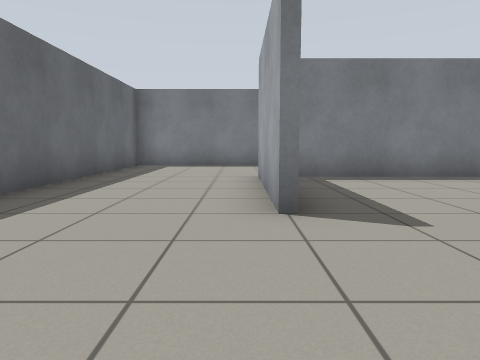
[1] (above)

23 first-person views from a walk through a Gazebo world. The camera is 0.72 m above the floor, tilts 6° down and sees 70° across. The lines on the ground mark 1 m squares. The floor is counted in squares, 1 m on a side. Each view is taken from the middle of a square. On the plan, view 1 faces up. The plan holds only what a view shows up to about 11 squares ahead; the rest is blank.

[2]
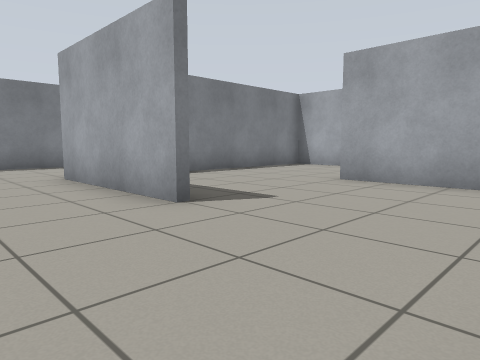

[3]
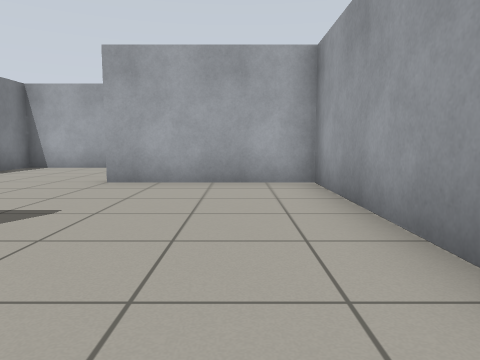

[4]
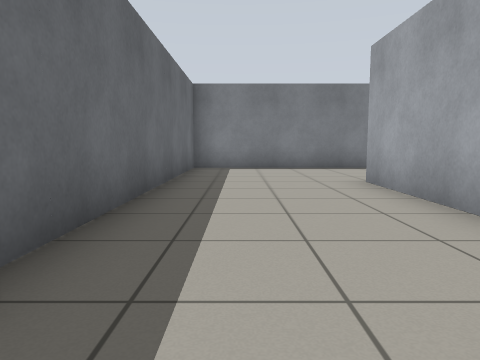

[5]
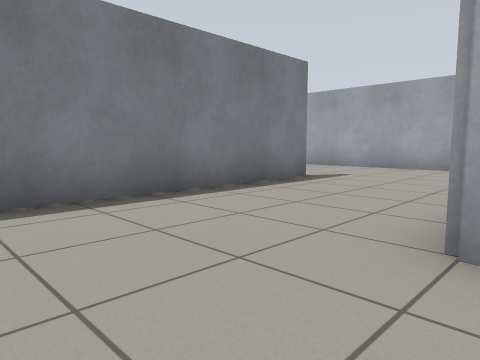

[6]
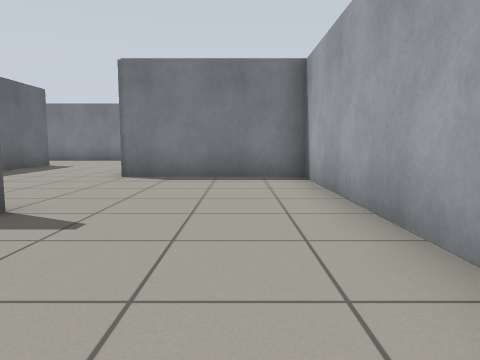

[7]
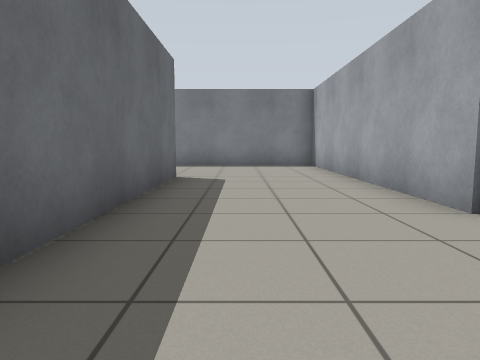

[8]
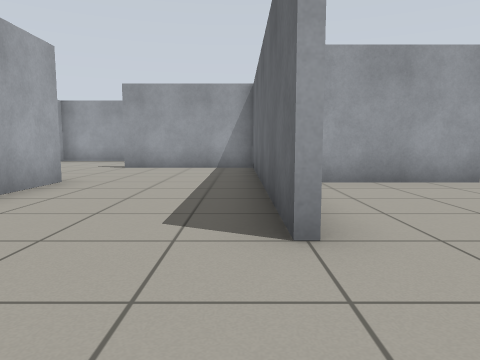

[9]
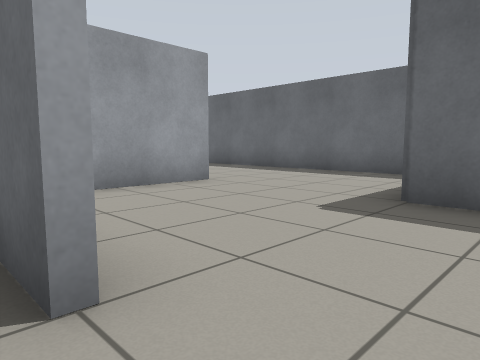

[10]
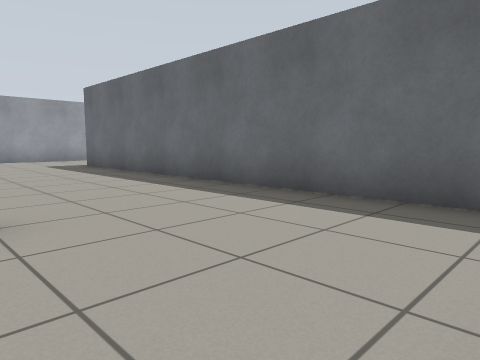

[11]
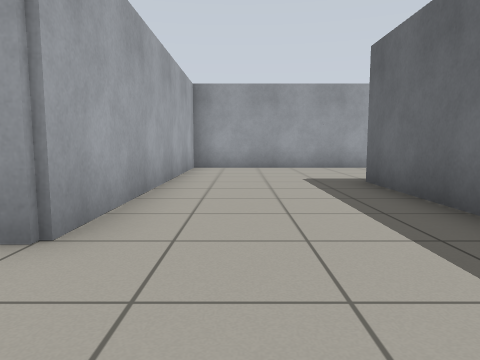

[12]
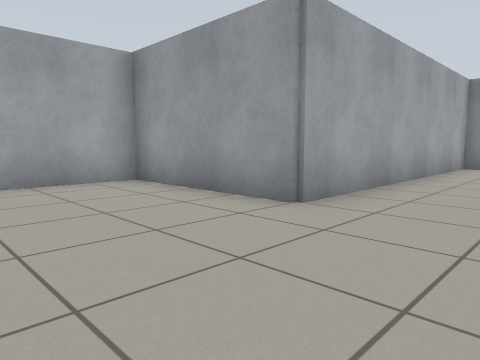

[13]
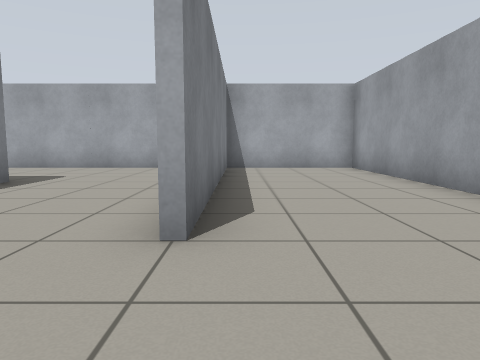

[14]
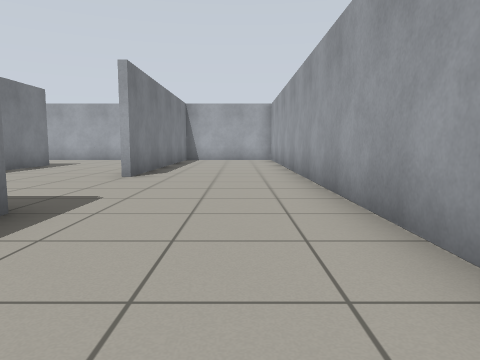

[15]
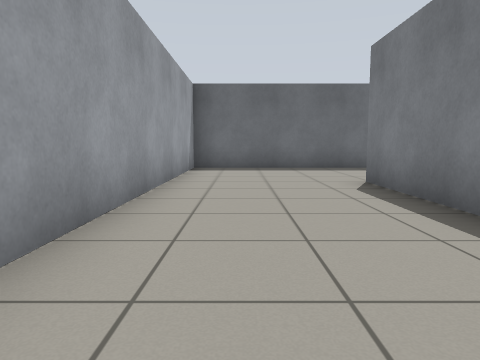

[16]
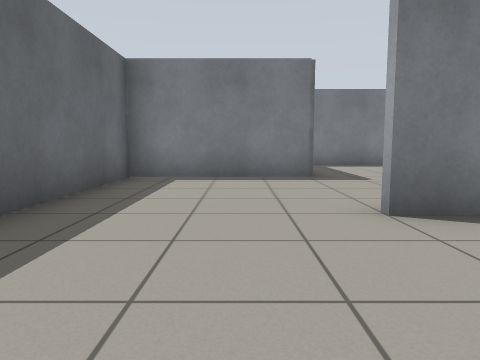

[17]
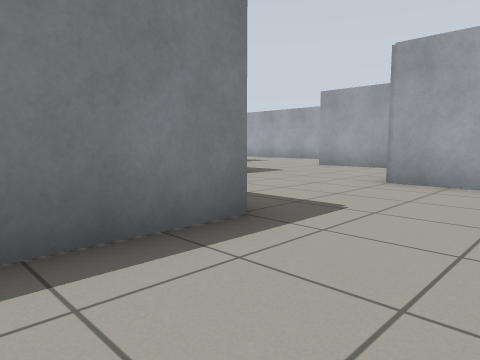

[18]
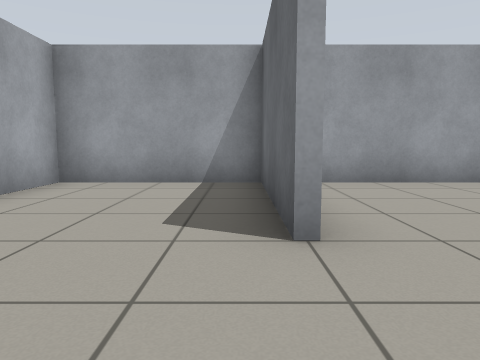

[19]
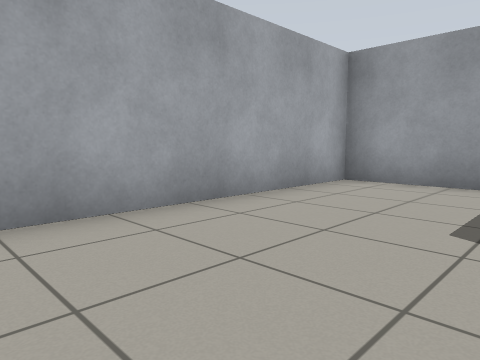

[20]
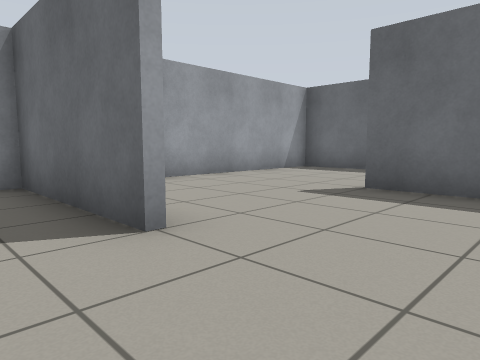

[21]
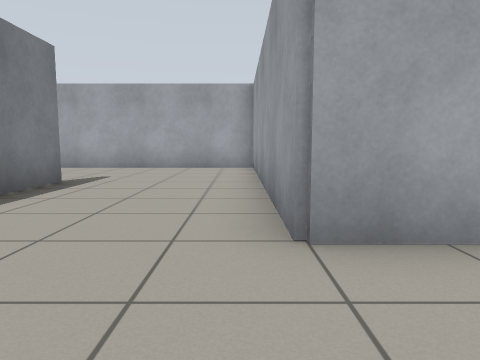

[22]
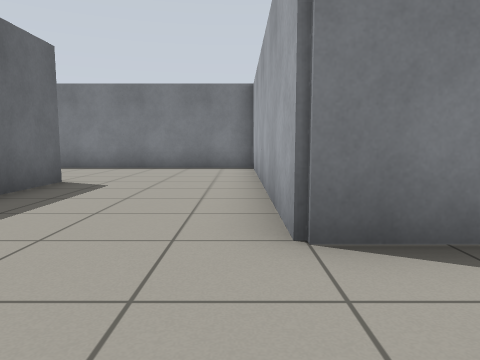

[23]
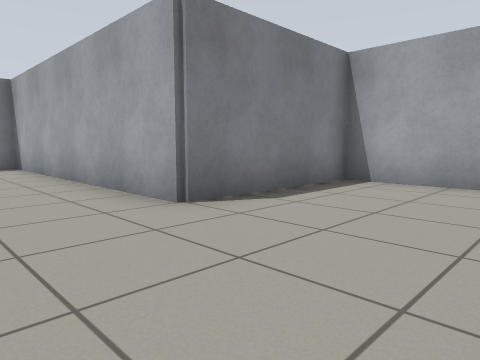

### Floor plan
Points are (right, up) in squares from view 1. A wall is a line through its corners. A room is listed if a view was taken in it or the views show most of it. See-through windows are left out.
Room 1 (views 1, 2, 3, 4, 5, 6, 7, 8, 9, 10, 11, 12, 13, 14, 15, 16, 17, 18, 19, 20, 21, 22, 23)
walls: (-7.4, 18.2) (-7.4, 7.4) (-9.8, 7.4); (-3.6, 15.6) (-0.5, 15.6); (-11.5, 9.1) (-11.5, 10.4); (-3.4, 20.2) (-3.4, 19.4); (0.4, 11.5) (0.4, 14); (0.6, 19.6) (0.6, 12.1); (-8.9, 3.5) (-3.5, 3.5); (-15.6, 6) (-15.6, 7.6); (-3.9, 3.4) (-11.5, 3.4); (4.6, 11.4) (-3.4, 11.4) (-3.4, -0.4) (8.4, -0.4) (8.4, 15.4) (4.4, 15.4) (4.4, 23.4) (-1.5, 23.4); (0.6, 5.1) (0.6, 3.5); (-19.4, 7.4) (-23.4, 7.4) (-23.4, -0.4) (-3.6, -0.4) (-3.6, 11.6) (4.5, 11.6); (-15.5, 3.4) (-19.5, 3.4); (0.4, 3.4) (0.4, 7.6) (7.9, 7.6); (4.6, 3.6) (4.6, -0.5); (8.5, 7.4) (1.2, 7.4); (4.4, -0.5) (4.4, 3.5)

Where each view was taken, in squares from view 1:
view 1: 0 up, 0 right, facing up
view 2: 0 up, 2 left, facing up-right
view 3: 1 up, 2 left, facing right
view 4: 1 up, 2 left, facing up
view 5: 7 up, 2 left, facing up-right
view 6: 8 up, 7 right, facing up
view 7: 12 up, 2 right, facing up
view 8: 22 up, 1 right, facing down
view 9: 21 up, 1 right, facing down-left
view 10: 19 up, 3 left, facing down-left
view 11: 14 up, 5 left, facing down
view 12: 15 up, 6 left, facing down-right
view 13: 3 up, 14 left, facing right
view 14: 1 up, 19 left, facing right
view 15: 1 up, 13 left, facing left
view 16: 0 up, 21 left, facing up
view 17: 5 up, 22 left, facing up-right
view 18: 6 up, 5 right, facing down
view 19: 6 up, 5 right, facing down-right
view 20: 6 up, 6 right, facing down-left
view 21: 8 up, 2 left, facing right
view 22: 13 up, 4 right, facing up
view 23: 12 up, 2 right, facing up-right
